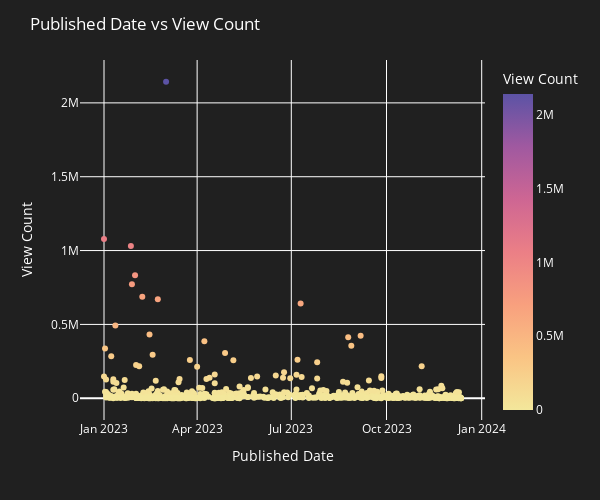

Source (notebook cell):
### Code cell
fig = px.scatter(df_not_null, x="PublishedAt", y="ViewCount",
                labels={
                    "PublishedAt": "Published Date",
                    "ViewCount": "View Count"
                },
                color='ViewCount', 
                color_continuous_scale=px.colors.sequential.Sunset)

fig.update_layout(
    title="Published Date vs View Count",
    xaxis_title="Published Date",
    yaxis_title="View Count",
    plot_bgcolor='rgba(32, 32, 32, 1)',
    paper_bgcolor='rgba(32, 32, 32, 1)',
    font=dict(color='white'),
    width=600,
    height=500
)

pio.write_image(fig=fig, file='scatter_date_view.png', format='png')
fig.show()

### Figure 1 — Plotly figure (JSON) as saved in the notebook; plotly's stock layout.template omitted (floating-point values rounded to 4 significant figures; data arrays with more than 128 entries replaced by an {"elided": "..."} marker saying what was removed)
{"data": [{"hovertemplate": "Published Date=%{x}<br>View Count=%{marker.color}<extra></extra>", "legendgroup": "", "marker": {"color": {"elided": "640 int values"}, "coloraxis": "coloraxis", "symbol": "circle"}, "mode": "markers", "name": "", "orientation": "v", "showlegend": false, "type": "scatter", "x": {"elided": "640 str values"}, "xaxis": "x", "y": {"elided": "640 int values"}, "yaxis": "y"}], "layout": {"coloraxis": {"colorbar": {"title": {"text": "View Count"}}, "colorscale": [[0, "rgb(243, 231, 155)"], [0.1667, "rgb(250, 196, 132)"], [0.3333, "rgb(248, 160, 126)"], [0.5, "rgb(235, 127, 134)"], [0.6667, "rgb(206, 102, 147)"], [0.8333, "rgb(160, 89, 160)"], [1, "rgb(92, 83, 165)"]]}, "font": {"color": "white"}, "height": 500, "legend": {"tracegroupgap": 0}, "margin": {"t": 60}, "paper_bgcolor": "rgba(32, 32, 32, 1)", "plot_bgcolor": "rgba(32, 32, 32, 1)", "title": {"text": "Published Date vs View Count"}, "width": 600, "xaxis": {"anchor": "y", "autorange": true, "domain": [0, 1], "range": ["2022-12-08 18:07:39.5745", "2024-01-04 05:52:20.4255"], "title": {"text": "Published Date"}, "type": "date"}, "yaxis": {"anchor": "x", "autorange": true, "domain": [0, 1], "range": [-147300.0, 2290000.0], "title": {"text": "View Count"}, "type": "linear"}}}
